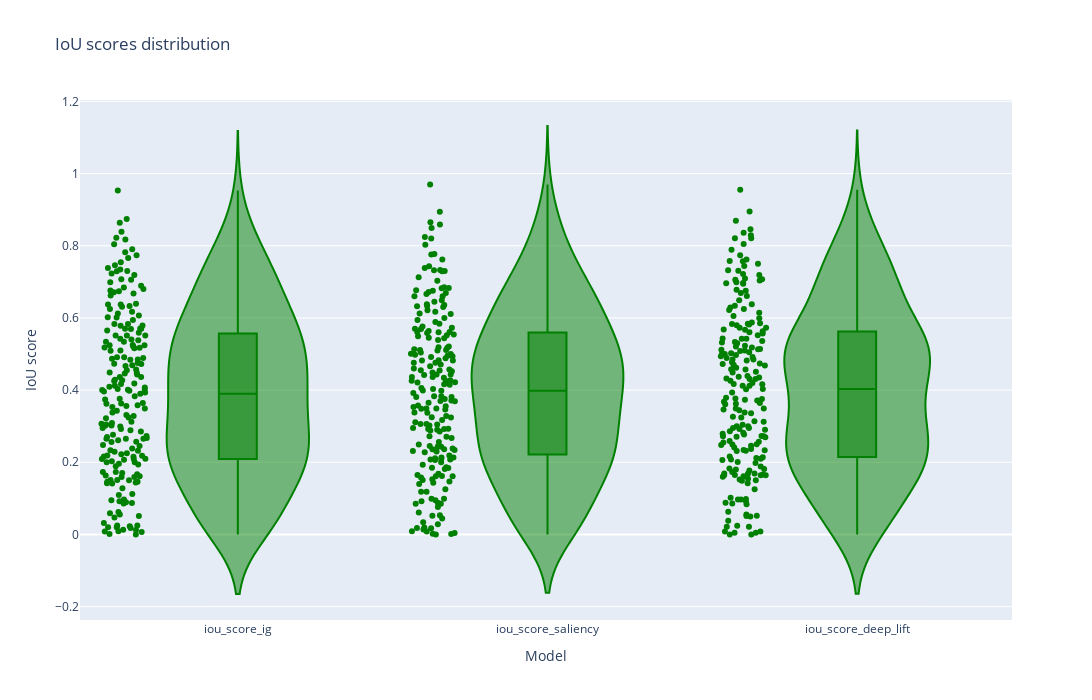

Write notebook code for a chart like this one.
### Code cell
fig = px.violin(df_res[['iou_score_ig', 'iou_score_saliency','iou_score_deep_lift']], points="all", color_discrete_sequence=['green'], title='IoU scores distribution', box=True, width=1400, height=700)
fig.update_layout(xaxis_title='Model', yaxis_title='IoU score')
fig.show()
fig.write_html('iou_distribution_interpretabilities_optimized_box_binary.html')
fig.write_image('iou_distribution_interpretabilities_optimized_box_binary.png')

### Figure 1 — Plotly figure (JSON) as saved in the notebook; plotly's stock layout.template omitted (floating-point values rounded to 4 significant figures; data arrays with more than 128 entries replaced by an {"elided": "..."} marker saying what was removed)
{"data": [{"alignmentgroup": "True", "box": {"visible": true}, "hovertemplate": "variable=%{x}<br>value=%{y}<extra></extra>", "legendgroup": "", "marker": {"color": "green"}, "name": "", "offsetgroup": "", "orientation": "v", "points": "all", "scalegroup": "True", "showlegend": false, "type": "violin", "x": {"elided": "621 str values"}, "x0": " ", "xaxis": "x", "y": {"elided": "621 float values"}, "y0": " ", "yaxis": "y"}], "layout": {"height": 700, "legend": {"tracegroupgap": 0}, "title": {"text": "IoU scores distribution"}, "violinmode": "group", "width": 1400, "xaxis": {"anchor": "y", "domain": [0, 1], "title": {"text": "Model"}}, "yaxis": {"anchor": "x", "domain": [0, 1], "title": {"text": "IoU score"}}}}
